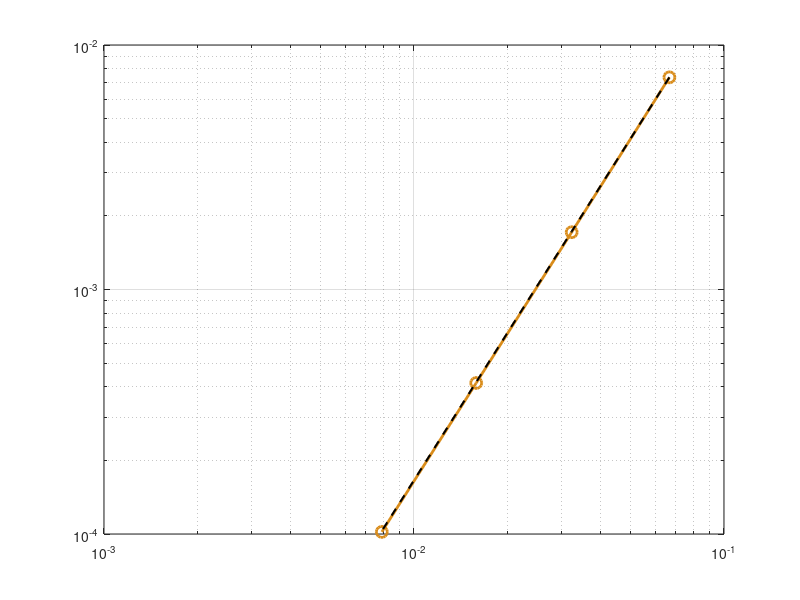

Write MATLAB code to recreate this figure. (Note: this script raises an error after producing the figure.)
% Extracted data
N = [16; 32; 64; 128];
errore = [0.00737541; 0.00171521; 0.000414652; 0.000101998];

% Evaluation of h
h = 1 ./ (N - 1);

% Fitting linearly in log-log space to find the experimental order of convergence
p = polyfit(log(h), log(errore), 1);
pendenza_sperimentale = p(1);

% Printing the experimental order of convergence
fprintf('=========================================\n');
fprintf('Experimental Slope (Order): %.4f\n', pendenza_sperimentale);
fprintf('=========================================\n');

% --- CONVERGENCE PLOT ---
figure('Color', 'w');

% Plotting data
loglog(h, errore, 'o-', 'LineWidth', 2, 'MarkerSize', 8, 'Color', [0.85 0.55 0.10], 'DisplayName', 'Error L_2 Experimental');
hold on;

% Generation of the theoretical convergence line (O(h^2))
errore_teorico = h.^2 * (errore(1) / h(1)^2); 
loglog(h, errore_teorico, '--', 'LineWidth', 1.5, 'Color', 'k', 'DisplayName', 'Theoretical Slope O(h^2)');

% Some plot settings
grid on; box on;
ax = gca;
ax.GridLineStyle = ':';
ax.GridAlpha = 0.6;

xlabel('Grid Spacing h', 'FontSize', 12, 'FontWeight', 'bold');
ylabel('Error in L_2 Norm', 'FontSize', 12, 'FontWeight', 'bold');
title('Spatial Convergence Test (Jacobi vs Analytical)', 'FontSize', 14);
legend('Location', 'best', 'FontSize', 11);
